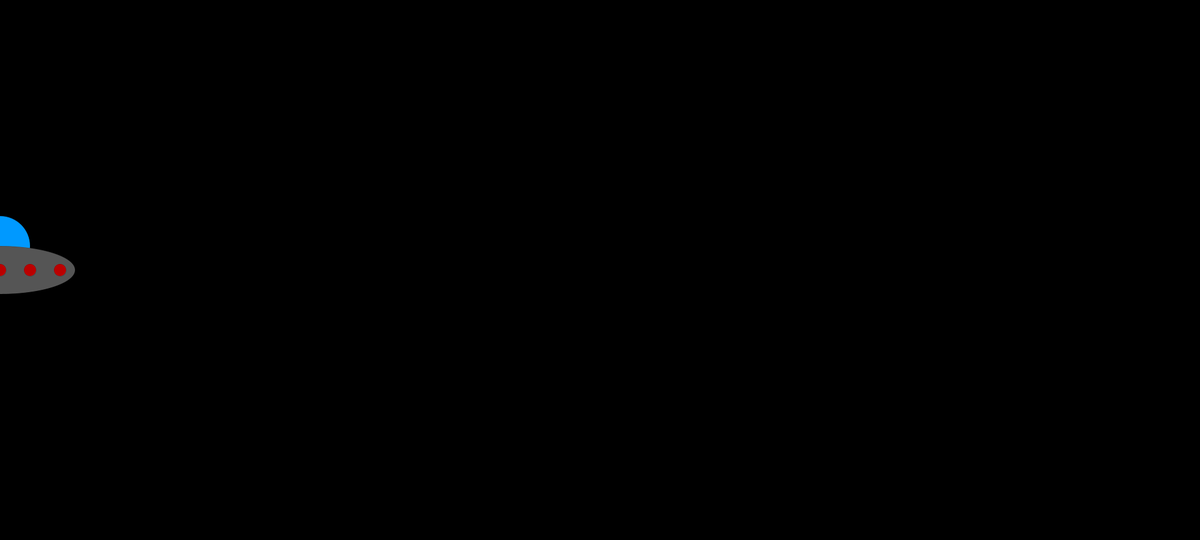
Frame 1 (no input)
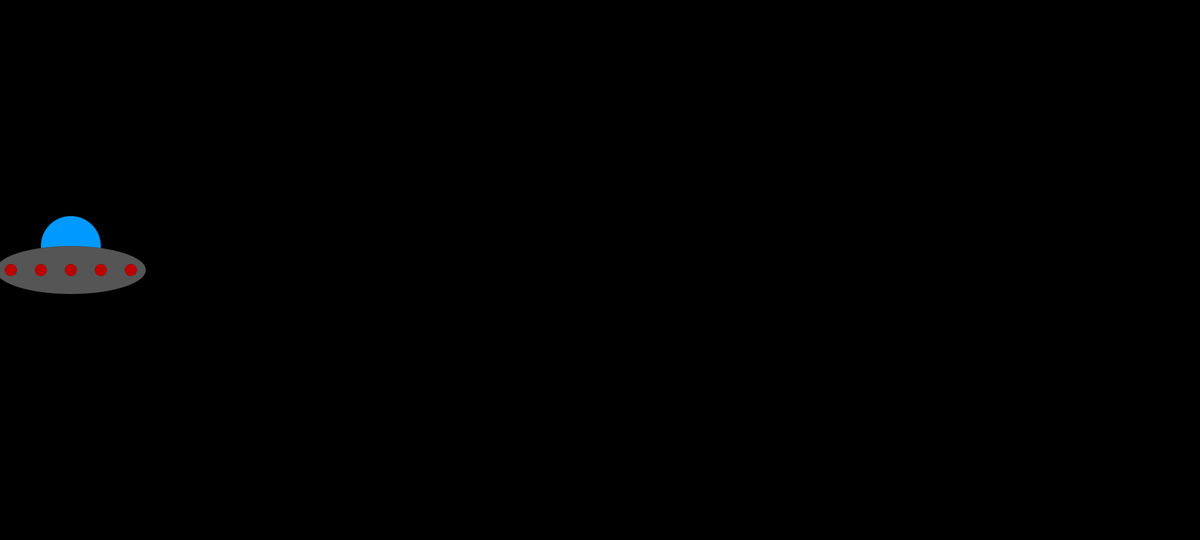
Frame 60 (the mouse pressed at the canvas centre just before this capture)
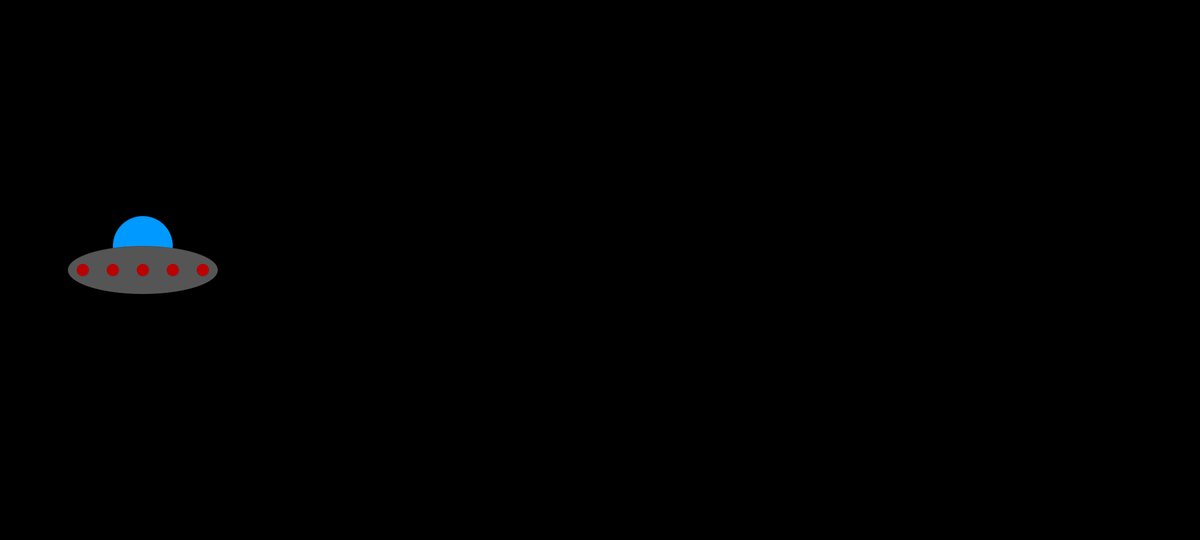
Frame 120 (the mouse held since frame 60 and released just before this capture)

The Processing sketch that drew these frames (run headless with seeded random() and noise(); from frame 60 on, the mouse is pressed at the canvas centre):

// Processing sketch: progEx3
// ── progEx3.pde
float xPos;
float yPos;

void setup() {
  size(2000,900);
  xPos = 0;
  yPos = 450;
}

void draw() {
  background(0);
  displayThing(xPos, yPos);
  xPos += 2;
  yPos += 0;
}

void displayThing(float x, float y) {
  push();
  translate(x, y);
  rectMode(CENTER);
  strokeWeight(0);
  fill(#0099ff);
  ellipse(0, -40, 100, 100);
  fill(#555555);
  ellipse(0, 0, 250, 80);
  fill(#bb0000);
  ellipse(-100, 0, 20, 20);
  ellipse(-50, 0, 20, 20);
  ellipse(0, 0, 20, 20);
  ellipse(50, 0, 20, 20);
  ellipse(100, 0, 20, 20);
  pop();
}
